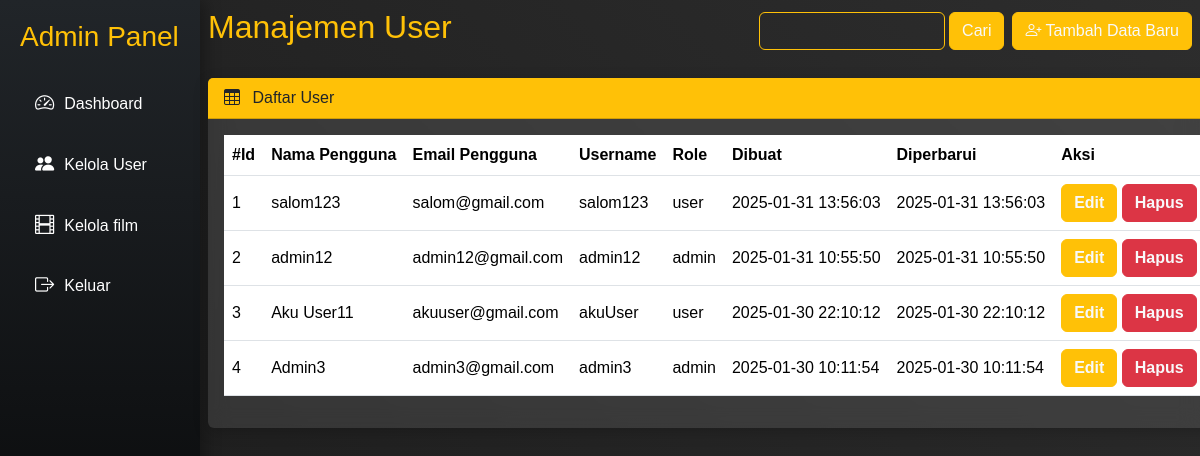
Screenshot of /admin/user-admin.php with the database file from the repository.
### tables this page shows
CREATE TABLE `user` (
  `Id_user` int(11) NOT NULL,
  `Nama_pengguna` varchar(255) NOT NULL,
  `Email` varchar(255) NOT NULL,
  `Username` varchar(255) NOT NULL,
  `Password` varchar(255) NOT NULL,
  `Role` enum('admin','user') NOT NULL DEFAULT 'user',
  `Buat_data` datetime NOT NULL DEFAULT current_timestamp(),
  `Update_data` datetime NOT NULL DEFAULT current_timestamp()
);

### admin/user-admin.php (the view, shortened to what this page needs)
<?php
include '../service/koneksi.php';
$searchQuery = "";
if (isset($_GET['cari-data'])) {
  $keyword = $_GET['cari-data'];
  $stmt = $conn->prepare("SELECT * FROM user WHERE Nama_pengguna LIKE ? OR Username LIKE ?");
  $keyWord = "%$keyword%";
  $stmt->bind_param("ss", $keyWord, $keyWord);
  $stmt->execute();
  $searchQuery = $stmt->get_result();
} else {
  $stmt = $conn->prepare("SELECT * FROM user ORDER BY Id_user DESC");
  $stmt->execute();
  $searchQuery = $stmt->get_result();
}
?>
<!doctype html>
<html lang="id">
<head>
  <link href="https://cdn.jsdelivr.net/npm/bootstrap@5.3.3/dist/css/bootstrap.min.css" rel="stylesheet">
  <link rel="stylesheet" href="https://cdn.jsdelivr.net/npm/bootstrap-icons/font/bootstrap-icons.css">
</head>
<body>
  <div class="container-fluid">
    <div class="row">
      <div class="col-md-2 sidebar">
        <h3 class="text-warning mb-4">Admin Panel</h3>
        <a href="index-admin.php"><i class="bi bi-speedometer2"></i> Dashboard</a>
        <a href="user-admin.php"><i class="bi bi-people-fill"></i> Kelola User</a>
        <a href="film-admin.php"><i class="bi bi-film"></i> Kelola film</a>
        <a href="../login.php"><i class="bi bi-box-arrow-right"></i> Keluar</a>
      </div>
      <div class="col-md-10 content p-2">
        <div class="d-flex justify-content-between align-items-center mb-4">
          <h2 class="text-warning">Manajemen User</h2>
          <div class="d-flex gap-2">
            <form action="" method="GET">
              <input type="text" name="cari-data" class="btn btn-outline-warning text-light" size="15">
              <button class="btn btn-warning  text-light" type="submit">Cari</button>
            </form>
            <div>
              <button type="button" class="btn btn-warning text-light" data-bs-toggle="modal" data-bs-target="#addUserModal">
                <i class="bi bi-person-plus"></i> Tambah Data Baru
              </button>
            </div>
          </div>
        </div>
        <div class="card">
          <div class="card-header bg-warning text-dark">
            <i class="bi bi-table me-2"></i> Daftar User
          </div>
          <div class="card-body">
            <table class="table table-hover 3" style="">
              <thead>
                <tr>
                  <th>#Id</th>
                  <th>Nama Pengguna</th>
                  <th>Email Pengguna</th>
                  <th>Username</th>
                  <th>Role</th>
                  <th>Dibuat</th>
                  <th>Diperbarui</th>
                  <th>Aksi</th>
                </tr>
              </thead>
              <tbody>
                <?php
                $id = 1;
                while ($row = mysqli_fetch_assoc($searchQuery)) {
                ?>
                  <tr>
                    <td><?= $id++ ?></td>
                    <td><?= $row['Nama_pengguna']; ?></td>
                    <td><?= $row['Email']; ?></td>
                    <td><?= $row['Username']; ?></td>
                    <td><?= $row['Role']; ?></td>
                    <td><?= $row['Buat_data']; ?></td>
                    <td><?= $row['Update_data']; ?></td>
                    <td>
                      <a href="../service/update/update-admin-user.php?id=<?= $row['Id_user']; ?>" class="btn btn-warning text-decoration-none text-light fw-bold">Edit</a>
                      <a href="../service/delete/delete-admin-user.php?id=<?= $row['Id_user']; ?>" class="btn btn-danger text-decoration-none text-light fw-bold">Hapus</a>
                    </td>
                  </tr>
                <?php
                }
                ?>
              </tbody>
            </table>
          </div>
        </div>
      </div>
    </div>
  </div>
</body>
</html>

### admin/user-admin.php (style rules this page uses)
body { background: linear-gradient(45deg, #1a1a1a, #2d2d2d); color: #fff; font-family: Arial, sans-serif; }
.sidebar { height: 100vh; background: linear-gradient(180deg, #212529, #000000); padding: 20px; box-shadow: 5px 0 15px rgba(0,0,0,0.3); }
.sidebar a { color: #fff; text-decoration: none; display: flex; align-items: center; padding: 12px; margin: 8px 0; transition: all 0.3s ease; border-left: 3px solid transparent; }
.sidebar a i { margin-right: 10px; font-size: 1.2em; }
.content { height: 100vh; }
.card { background: rgba(255, 255, 255, 0.1); backdrop-filter: blur(10px); border: none; box-shadow: 0 4px 15px rgba(0, 0, 0, 0.2); width: max-content; }
.table th, .table td { vertical-align: middle; }
.btn-warning { color: #212529; }

### rows the page displays
user: Nama_pengguna "salom123", Email "salom@gmail.com", Username "salom123", Role "user", Buat_data "2025-01-31 13:56:03", Update_data "2025-01-31 13:56:03"
user: Nama_pengguna "admin12", Email "admin12@gmail.com", Username "admin12", Role "admin", Buat_data "2025-01-31 10:55:50", Update_data "2025-01-31 10:55:50"
user: Nama_pengguna "Aku User11", Email "akuuser@gmail.com", Username "akuUser", Role "user", Buat_data "2025-01-30 22:10:12", Update_data "2025-01-30 22:10:12"
user: Nama_pengguna "Admin3", Email "admin3@gmail.com", Username "admin3", Role "admin", Buat_data "2025-01-30 10:11:54", Update_data "2025-01-30 10:11:54"
